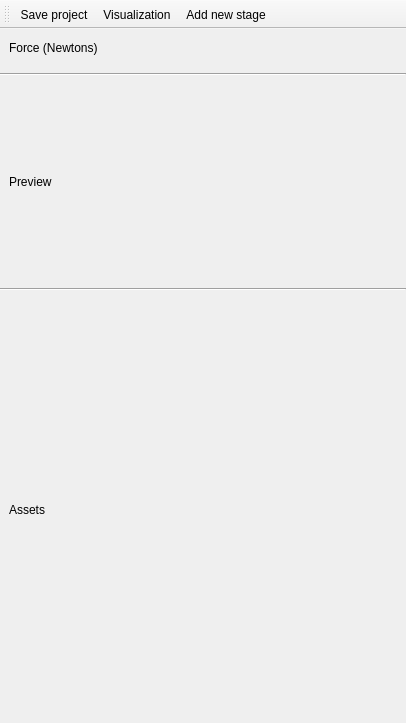
<?xml version="1.0" encoding="UTF-8"?>
<ui version="4.0">
 <class>iA4DMainWin</class>
 <widget class="QMainWindow" name="iA4DMainWin">
  <property name="geometry">
   <rect>
    <x>0</x>
    <y>0</y>
    <width>406</width>
    <height>723</height>
   </rect>
  </property>
  <property name="windowTitle">
   <string>4DCT</string>
  </property>
  <widget class="QWidget" name="centralwidget">
   <layout class="QGridLayout" name="gridLayout">
    <property name="leftMargin">
     <number>0</number>
    </property>
    <property name="topMargin">
     <number>0</number>
    </property>
    <property name="rightMargin">
     <number>0</number>
    </property>
    <property name="bottomMargin">
     <number>0</number>
    </property>
    <item row="0" column="0">
     <layout class="QHBoxLayout" name="layoutStage">
      <property name="spacing">
       <number>0</number>
      </property>
      <item>
       <widget class="QWidget" name="widget" native="true">
        <layout class="QVBoxLayout" name="verticalLayout">
         <property name="leftMargin">
          <number>0</number>
         </property>
         <property name="topMargin">
          <number>0</number>
         </property>
         <property name="rightMargin">
          <number>0</number>
         </property>
         <property name="bottomMargin">
          <number>0</number>
         </property>
         <item>
          <widget class="QWidget" name="widget_2" native="true">
           <layout class="QHBoxLayout" name="horizontalLayout">
            <item>
             <widget class="QLabel" name="label">
              <property name="minimumSize">
               <size>
                <width>0</width>
                <height>20</height>
               </size>
              </property>
              <property name="maximumSize">
               <size>
                <width>16777215</width>
                <height>20</height>
               </size>
              </property>
              <property name="text">
               <string>Force (Newtons)</string>
              </property>
             </widget>
            </item>
           </layout>
          </widget>
         </item>
         <item>
          <widget class="Line" name="line">
           <property name="orientation">
            <enum>Qt::Horizontal</enum>
           </property>
          </widget>
         </item>
         <item>
          <widget class="QWidget" name="widget_3" native="true">
           <property name="minimumSize">
            <size>
             <width>0</width>
             <height>200</height>
            </size>
           </property>
           <property name="sizeIncrement">
            <size>
             <width>0</width>
             <height>200</height>
            </size>
           </property>
           <layout class="QHBoxLayout" name="horizontalLayout_2">
            <item>
             <widget class="QLabel" name="label_2">
              <property name="text">
               <string>Preview</string>
              </property>
             </widget>
            </item>
           </layout>
          </widget>
         </item>
         <item>
          <widget class="Line" name="line_2">
           <property name="orientation">
            <enum>Qt::Horizontal</enum>
           </property>
          </widget>
         </item>
         <item>
          <widget class="QWidget" name="widget_4" native="true">
           <property name="sizePolicy">
            <sizepolicy hsizetype="Preferred" vsizetype="Expanding">
             <horstretch>0</horstretch>
             <verstretch>0</verstretch>
            </sizepolicy>
           </property>
           <layout class="QHBoxLayout" name="horizontalLayout_3">
            <item>
             <widget class="QLabel" name="label_3">
              <property name="text">
               <string>Assets</string>
              </property>
             </widget>
            </item>
           </layout>
          </widget>
         </item>
        </layout>
       </widget>
      </item>
     </layout>
    </item>
   </layout>
  </widget>
  <widget class="QToolBar" name="toolBar">
   <property name="windowTitle">
    <string>toolBar</string>
   </property>
   <property name="iconSize">
    <size>
     <width>64</width>
     <height>32</height>
    </size>
   </property>
   <property name="toolButtonStyle">
    <enum>Qt::ToolButtonTextUnderIcon</enum>
   </property>
   <attribute name="toolBarArea">
    <enum>TopToolBarArea</enum>
   </attribute>
   <attribute name="toolBarBreak">
    <bool>false</bool>
   </attribute>
   <addaction name="actionSave"/>
   <addaction name="actionVisualization"/>
   <addaction name="actionAdd"/>
  </widget>
  <action name="actionDefectFinder">
   <property name="icon">
    <iconset resource="4DCT.qrc">
     <normaloff>:/images/4DCT_Find.png</normaloff>:/images/4DCT_Find.png</iconset>
   </property>
   <property name="text">
    <string>Defect finder</string>
   </property>
  </action>
  <action name="actionVisualization">
   <property name="icon">
    <iconset resource="4DCT.qrc">
     <normaloff>:/images/4DCT_Visualization.png</normaloff>:/images/4DCT_Visualization.png</iconset>
   </property>
   <property name="text">
    <string>Visualization</string>
   </property>
   <property name="toolTip">
    <string>Visualization</string>
   </property>
  </action>
  <action name="actionAdd">
   <property name="icon">
    <iconset resource="4DCT.qrc">
     <normaloff>:/images/4DCT_Add.png</normaloff>:/images/4DCT_Add.png</iconset>
   </property>
   <property name="text">
    <string>Add new stage</string>
   </property>
  </action>
  <action name="actionSave">
   <property name="icon">
    <iconset resource="4DCT.qrc">
     <normaloff>:/images/4DCT_Save.png</normaloff>:/images/4DCT_Save.png</iconset>
   </property>
   <property name="text">
    <string>Save project</string>
   </property>
  </action>
 </widget>
 <resources>
  <include location="4DCT.qrc"/>
 </resources>
 <connections/>
</ui>
